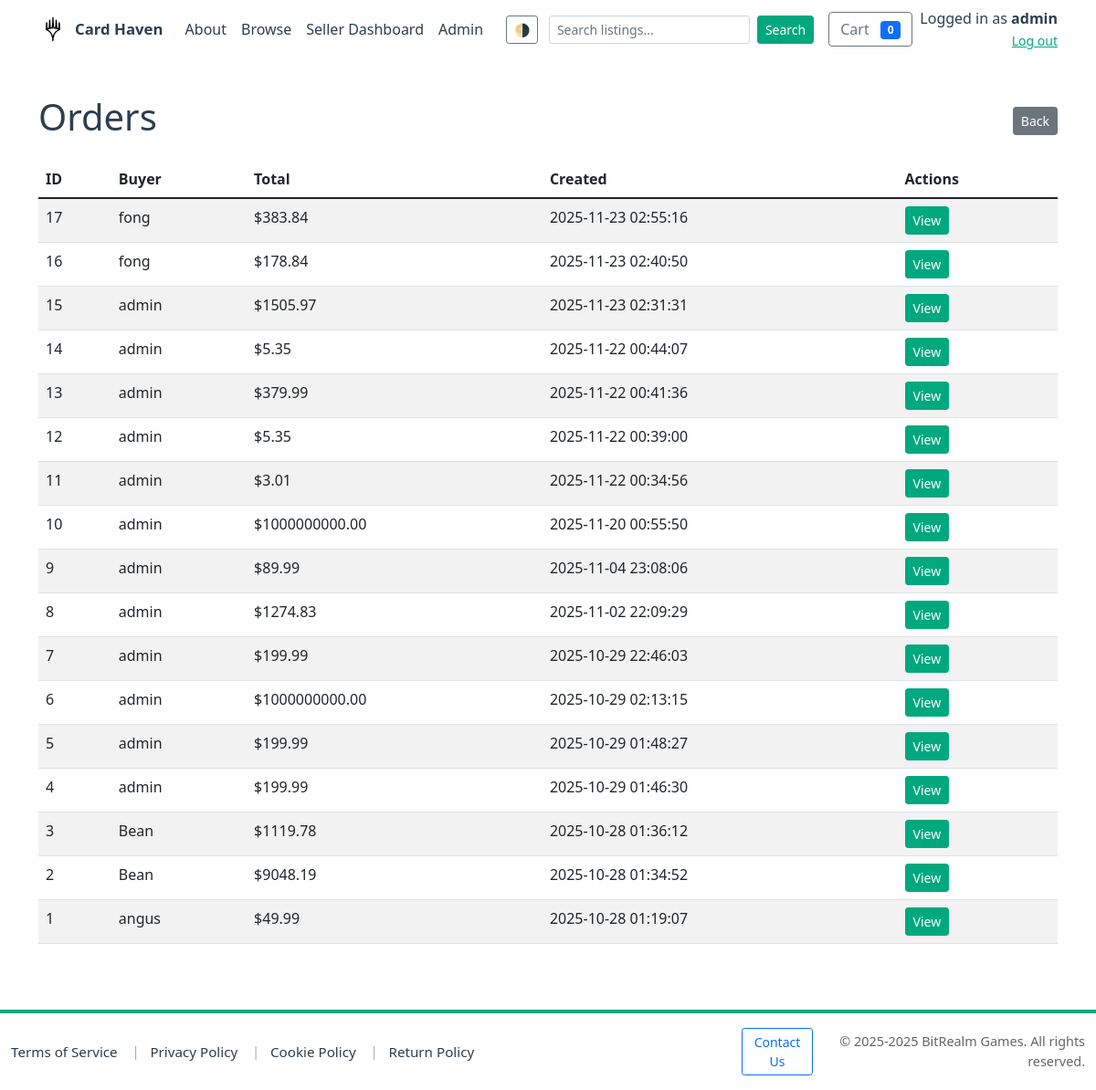
/admin/orders (signed in), run on the app's committed database.
### models.py (models this page shows, shortened)
class Order(db.Model):
    __tablename__ = 'orders'
    id = db.Column(db.Integer, primary_key=True)
    buyer_id = db.Column(db.Integer, db.ForeignKey('users.id'), nullable=True)
    buyer_name = db.Column(db.String(255))
    buyer_email = db.Column(db.String(255))
    shipping_address = db.Column(db.Text)
    status = db.Column(db.String(50), default='pending')
    total = db.Column(db.Float, nullable=False, default=0.0)
    created_at = db.Column(db.DateTime, default=datetime.utcnow)
    buyer = db.relationship('User', back_populates='orders')
    items = db.relationship('OrderItem', back_populates='order', cascade='all, delete-orphan', lazy='dynamic')

### app.py (the view)
@app.route('/admin/orders')
@admin_required
def admin_orders():
    conn = get_db_connection()
    cur = conn.cursor()
    cur.execute("SELECT id, buyer_id, buyer_name, total, created_at FROM orders ORDER BY created_at DESC")
    orders = cur.fetchall()
    conn.close()
    return render_template('admin/orders.html', orders=orders)

### app.py (called while the page is built)
def get_db_connection(path=DB_PATH):
    conn = sqlite3.connect(path)
    conn.row_factory = sqlite3.Row
    conn.execute("PRAGMA foreign_keys = ON;")
    try:
        cur = conn.cursor()
        cur.execute("PRAGMA table_info(products)")
        cols = [r['name'] for r in cur.fetchall()]
        if 'is_active' not in cols:
            try:
                cur.execute("ALTER TABLE products ADD COLUMN is_active INTEGER NOT NULL DEFAULT 1")
                conn.commit()
            except Exception:
                pass
    except Exception:
        pass
    return conn

@app.after_request
def set_security_headers(response):
    response.headers.setdefault('X-Frame-Options', 'SAMEORIGIN')
    response.headers.setdefault('X-Content-Type-Options', 'nosniff')
    response.headers.setdefault('Referrer-Policy', 'no-referrer-when-downgrade')
    if 'SSL_ENABLED' in globals() and SSL_ENABLED:
        response.headers.setdefault('Strict-Transport-Security', 'max-age=63072000; includeSubDomains; preload')
    return response

def admin_required(f):
    @wraps(f)
    def decorated(*args, **kwargs):
        uid = session.get('user_id')
        if not uid:
            return redirect(url_for('login', next=request.path))
        conn = get_db_connection()
        cur = conn.cursor()
        cur.execute("SELECT username, is_admin FROM users WHERE id = ?", (uid,))
        u = cur.fetchone()
        conn.close()
        allowed_admin_username = 'Bean'
        has_name_match = bool(u and u['username'] and u['username'].strip().lower() == allowed_admin_username.strip().lower())
        has_admin_flag = bool(u and u['is_admin'])
        if not (has_name_match or has_admin_flag):
            flash("Admin access required.")
            return redirect(url_for('index'))
        return f(*args, **kwargs)
    return decorated

### templates/admin/orders.html (shortened to what this page needs)
<!doctype html>
<html lang="en">
<head>
  {% include 'head_includes.html' %}
</head>
<body>
  {% include 'navbar.html' %}
  <div class="container my-4">
    <div class="d-flex justify-content-between align-items-center">
      <h1>Orders</h1>
      <a href="{{ url_for('admin_index') }}" class="btn btn-sm btn-secondary">Back</a>
    </div>
    <table class="table table-striped mt-3">
      <thead>
        <tr>
          <th>ID</th>
          <th>Buyer</th>
          <th>Total</th>
          <th>Created</th>
          <th>Actions</th>
        </tr>
      </thead>
      <tbody>
        {% for o in orders %}
          <tr>
            <td>{{ o['id'] }}</td>
            <td>{{ o['buyer_name'] or 'User ' ~ o['buyer_id'] }}</td>
            <td>${{ '%.2f'|format(o['total']) }}</td>
            <td>{{ (o['created_at'] or '')[:19] }}</td>
            <td><a href="{{ url_for('admin_order_detail', order_id=o['id']) }}" class="btn btn-sm btn-primary">View</a></td>
          </tr>
        {% else %}
          <tr><td colspan="5">No orders found.</td></tr>
        {% endfor %}
      </tbody>
    </table>
  </div>
  {% include 'footer.html' %}
</body>
</html>

### static/css/theme.css (style rules this page uses)
:root { --bg: #ffffff; --surface: #ffffff; --text: #2c3e50; --muted: #666666; --primary: #00a87e; --accent: #007b60; --card-shadow: rgba(0,0,0,0.06); }
body, .card, .listing-card, .profile-header, .seller-header { transition: background-color 180ms ease, color 180ms ease, box-shadow 180ms ease; }
body { background: var(--bg); color: var(--text); }
a { color: var(--primary); }
.btn-primary { background-color: var(--primary, var(--primary-color, #00a87e)) !important; border-color: var(--primary, var(--primary-color, #00a87e)) !important; color: #fff !important; }

### templates/footer.html (style rules this page uses)
html, body { height: 100%; }
body { display: flex; flex-direction: column; min-height: 100vh; }

### data on the page
Order: id "17", buyer_name "fong", total "383.84", created_at "2025-11-23 02:55:16"
Order: id "16", buyer_name "fong", total "178.84", created_at "2025-11-23 02:40:50"
Order: id "15", buyer_name "admin", total "1505.97", created_at "2025-11-23 02:31:31"
Order: id "14", buyer_name "admin", total "5.35", created_at "2025-11-22 00:44:07"
Order: id "13", buyer_name "admin", total "379.99", created_at "2025-11-22 00:41:36"
Order: id "12", buyer_name "admin", total "5.35", created_at "2025-11-22 00:39:00"
Order: id "11", buyer_name "admin", total "3.01", created_at "2025-11-22 00:34:56"
Order: id "10", buyer_name "admin", total "1000000000.00", created_at "2025-11-20 00:55:50"
Order: id "9", buyer_name "admin", total "89.99", created_at "2025-11-04 23:08:06"
Order: id "8", buyer_name "admin", total "1274.83", created_at "2025-11-02 22:09:29"
Order: id "7", buyer_name "admin", total "199.99", created_at "2025-10-29 22:46:03"
Order: id "6", buyer_name "admin", total "1000000000.00", created_at "2025-10-29 02:13:15"
Order: id "5", buyer_name "admin", total "199.99", created_at "2025-10-29 01:48:27"
Order: id "4", buyer_name "admin", total "199.99", created_at "2025-10-29 01:46:30"
Order: id "3", buyer_name "Bean", total "1119.78", created_at "2025-10-28 01:36:12"
Order: id "2", buyer_name "Bean", total "9048.19", created_at "2025-10-28 01:34:52"
Order: id "1", buyer_name "angus", total "49.99", created_at "2025-10-28 01:19:07"

### other printed values
{{ session.get('username') }} "admin"
